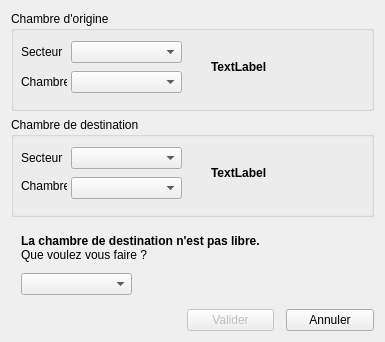
<?xml version="1.0" encoding="UTF-8"?>
<ui version="4.0">
 <class>SwitchRooms</class>
 <widget class="QDialog" name="SwitchRooms">
  <property name="geometry">
   <rect>
    <x>0</x>
    <y>0</y>
    <width>381</width>
    <height>351</height>
   </rect>
  </property>
  <property name="sizePolicy">
   <sizepolicy hsizetype="Fixed" vsizetype="Expanding">
    <horstretch>0</horstretch>
    <verstretch>0</verstretch>
   </sizepolicy>
  </property>
  <property name="minimumSize">
   <size>
    <width>381</width>
    <height>280</height>
   </size>
  </property>
  <property name="maximumSize">
   <size>
    <width>381</width>
    <height>166665</height>
   </size>
  </property>
  <property name="baseSize">
   <size>
    <width>381</width>
    <height>400</height>
   </size>
  </property>
  <property name="windowTitle">
   <string>Mouvement interne au service</string>
  </property>
  <property name="windowIcon">
   <iconset resource="images.qrc">
    <normaloff>:/lit</normaloff>:/lit</iconset>
  </property>
  <layout class="QVBoxLayout" name="verticalLayout" stretch="5,5,0,1">
   <property name="spacing">
    <number>6</number>
   </property>
   <property name="sizeConstraint">
    <enum>QLayout::SetFixedSize</enum>
   </property>
   <item>
    <widget class="QGroupBox" name="groupBox">
     <property name="sizePolicy">
      <sizepolicy hsizetype="MinimumExpanding" vsizetype="Fixed">
       <horstretch>0</horstretch>
       <verstretch>0</verstretch>
      </sizepolicy>
     </property>
     <property name="minimumSize">
      <size>
       <width>363</width>
       <height>100</height>
      </size>
     </property>
     <property name="styleSheet">
      <string notr="true"/>
     </property>
     <property name="title">
      <string>Chambre d'origine</string>
     </property>
     <widget class="QComboBox" name="comboChDep">
      <property name="geometry">
       <rect>
        <x>60</x>
        <y>60</y>
        <width>111</width>
        <height>22</height>
       </rect>
      </property>
     </widget>
     <widget class="QLabel" name="labelChDep">
      <property name="geometry">
       <rect>
        <x>200</x>
        <y>30</y>
        <width>151</width>
        <height>51</height>
       </rect>
      </property>
      <property name="font">
       <font>
        <weight>75</weight>
        <bold>true</bold>
       </font>
      </property>
      <property name="text">
       <string>TextLabel</string>
      </property>
     </widget>
     <widget class="QComboBox" name="comboSectDep">
      <property name="geometry">
       <rect>
        <x>60</x>
        <y>30</y>
        <width>111</width>
        <height>22</height>
       </rect>
      </property>
     </widget>
     <widget class="QLabel" name="label_3">
      <property name="geometry">
       <rect>
        <x>10</x>
        <y>30</y>
        <width>46</width>
        <height>21</height>
       </rect>
      </property>
      <property name="text">
       <string>Secteur</string>
      </property>
     </widget>
     <widget class="QLabel" name="label_4">
      <property name="geometry">
       <rect>
        <x>10</x>
        <y>60</y>
        <width>46</width>
        <height>21</height>
       </rect>
      </property>
      <property name="text">
       <string>Chambre</string>
      </property>
     </widget>
    </widget>
   </item>
   <item>
    <widget class="QGroupBox" name="groupBox_2">
     <property name="sizePolicy">
      <sizepolicy hsizetype="MinimumExpanding" vsizetype="Fixed">
       <horstretch>0</horstretch>
       <verstretch>0</verstretch>
      </sizepolicy>
     </property>
     <property name="minimumSize">
      <size>
       <width>363</width>
       <height>100</height>
      </size>
     </property>
     <property name="styleSheet">
      <string notr="true"/>
     </property>
     <property name="title">
      <string>Chambre de destination</string>
     </property>
     <widget class="QComboBox" name="comboChArr">
      <property name="geometry">
       <rect>
        <x>60</x>
        <y>60</y>
        <width>111</width>
        <height>22</height>
       </rect>
      </property>
     </widget>
     <widget class="QLabel" name="labelChArr">
      <property name="geometry">
       <rect>
        <x>200</x>
        <y>30</y>
        <width>151</width>
        <height>51</height>
       </rect>
      </property>
      <property name="sizePolicy">
       <sizepolicy hsizetype="Preferred" vsizetype="Preferred">
        <horstretch>0</horstretch>
        <verstretch>0</verstretch>
       </sizepolicy>
      </property>
      <property name="font">
       <font>
        <weight>75</weight>
        <bold>true</bold>
       </font>
      </property>
      <property name="text">
       <string>TextLabel</string>
      </property>
     </widget>
     <widget class="QComboBox" name="comboSectArr">
      <property name="geometry">
       <rect>
        <x>60</x>
        <y>30</y>
        <width>111</width>
        <height>22</height>
       </rect>
      </property>
     </widget>
     <widget class="QLabel" name="label_5">
      <property name="geometry">
       <rect>
        <x>10</x>
        <y>58</y>
        <width>46</width>
        <height>21</height>
       </rect>
      </property>
      <property name="text">
       <string>Chambre</string>
      </property>
     </widget>
     <widget class="QLabel" name="label_6">
      <property name="geometry">
       <rect>
        <x>10</x>
        <y>30</y>
        <width>46</width>
        <height>21</height>
       </rect>
      </property>
      <property name="text">
       <string>Secteur</string>
      </property>
     </widget>
    </widget>
   </item>
   <item>
    <widget class="QWidget" name="ChambrePrise" native="true">
     <property name="enabled">
      <bool>true</bool>
     </property>
     <property name="sizePolicy">
      <sizepolicy hsizetype="Expanding" vsizetype="Expanding">
       <horstretch>0</horstretch>
       <verstretch>0</verstretch>
      </sizepolicy>
     </property>
     <property name="minimumSize">
      <size>
       <width>0</width>
       <height>80</height>
      </size>
     </property>
     <property name="baseSize">
      <size>
       <width>0</width>
       <height>80</height>
      </size>
     </property>
     <widget class="QLabel" name="label_2">
      <property name="geometry">
       <rect>
        <x>10</x>
        <y>10</y>
        <width>241</width>
        <height>31</height>
       </rect>
      </property>
      <property name="text">
       <string>&lt;html&gt;&lt;b&gt;La chambre de destination n'est pas libre.&lt;/b&gt;&lt;br/&gt; Que voulez vous faire ?&lt;/html&gt;</string>
      </property>
     </widget>
     <widget class="QComboBox" name="options">
      <property name="geometry">
       <rect>
        <x>10</x>
        <y>50</y>
        <width>111</width>
        <height>22</height>
       </rect>
      </property>
     </widget>
    </widget>
   </item>
   <item>
    <layout class="QHBoxLayout" name="horizontalLayout" stretch="4,2,2">
     <property name="spacing">
      <number>12</number>
     </property>
     <property name="sizeConstraint">
      <enum>QLayout::SetFixedSize</enum>
     </property>
     <property name="leftMargin">
      <number>0</number>
     </property>
     <item>
      <spacer name="horizontalSpacer">
       <property name="orientation">
        <enum>Qt::Horizontal</enum>
       </property>
       <property name="sizeHint" stdset="0">
        <size>
         <width>40</width>
         <height>20</height>
        </size>
       </property>
      </spacer>
     </item>
     <item>
      <widget class="QPushButton" name="boutonValid">
       <property name="enabled">
        <bool>false</bool>
       </property>
       <property name="text">
        <string>Valider</string>
       </property>
      </widget>
     </item>
     <item>
      <widget class="QPushButton" name="boutonAnul">
       <property name="text">
        <string>Annuler</string>
       </property>
      </widget>
     </item>
    </layout>
   </item>
  </layout>
 </widget>
 <resources>
  <include location="images.qrc"/>
 </resources>
 <connections/>
</ui>
